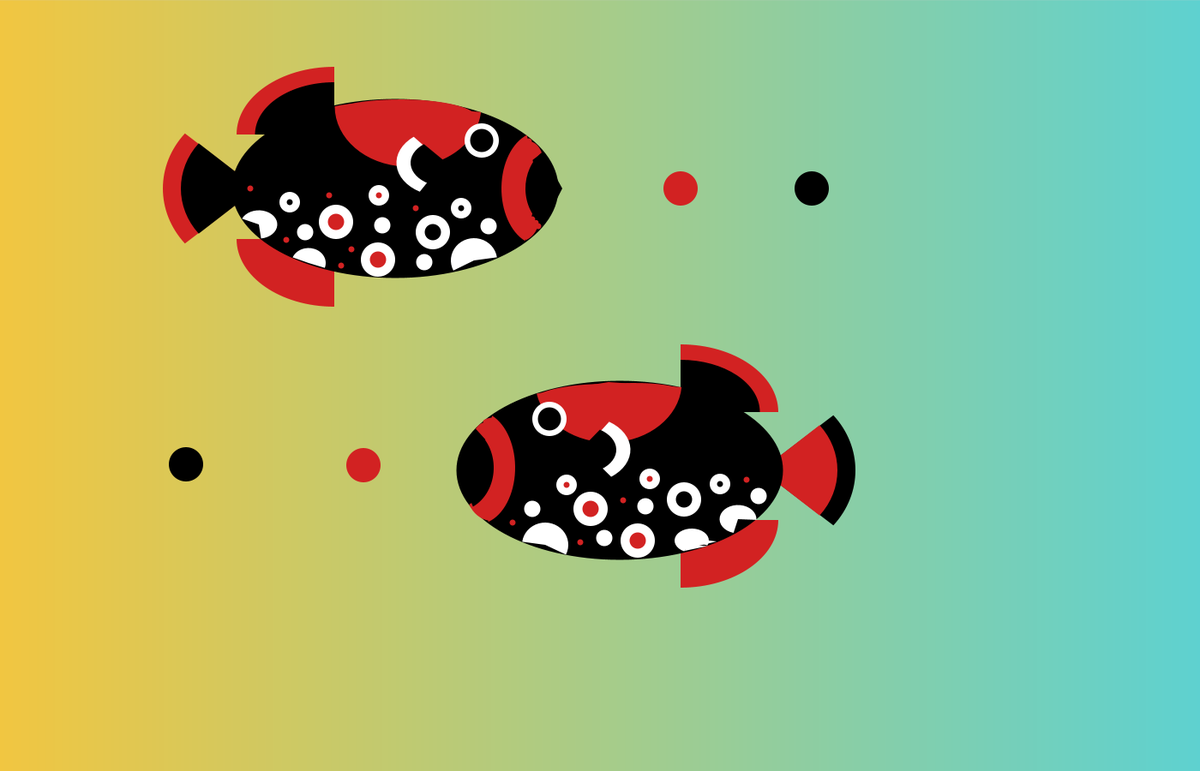
Frame 1 (no input)
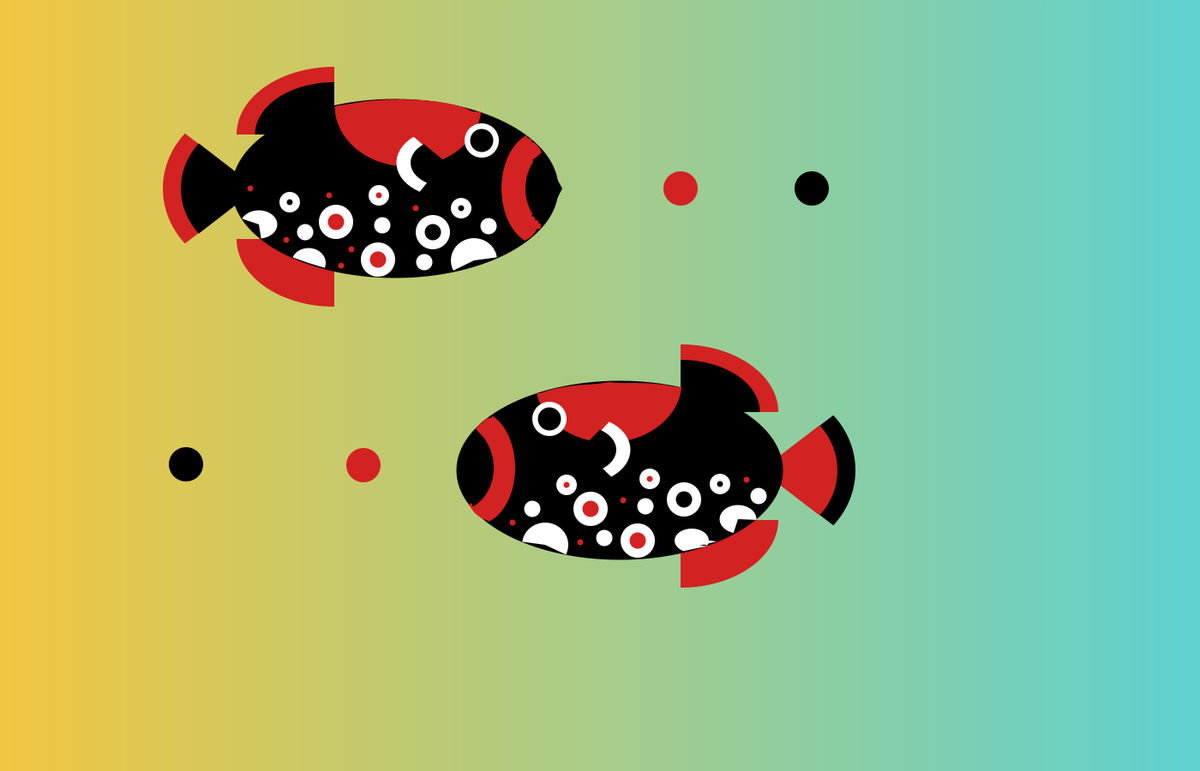
Frame 60 (the mouse pressed at the canvas centre just before this capture)
Frame 120 (the mouse held since frame 60 and released just before this capture): identical to frame 60, image omitted

The Processing sketch that drew these frames (run headless with seeded random() and noise(); from frame 60 on, the mouse is pressed at the canvas centre):

// Processing sketch: fish
// ── fish.pde
color c1;
color c2;
void setup() {
  size(1400, 900);
  c1 = color(221, 148, 234);
  c2 = color(44, 125, 176);
  
}
void draw() {
  
  c1 = color(241, 198, 65);
  c2 = color(94, 209, 208);
  setGradient(0, 0, width, height, c1, c2);
  
  noStroke();
  //fish1 tail
  fill(210,34,34);
  arc(300, 220, 220, 200, radians(140), radians(220));
  fill(0,0,0);
  arc(300, 220, 178, 164, radians(140), radians(220));
  
  //FINS
  //upper
  fill(210,34,34);
  arc(390, 157, 228, 158, PI, PI+HALF_PI);
  fill(0,0,0);
  arc(390, 157, 185, 122, PI, PI+HALF_PI);
  //LOWER
  fill(210,34,34);
  arc(390, 279, 228, 158, HALF_PI,PI);
  
  //fish1 body
  fill(0,0,0);
  ellipse(461,220,381,209);
  
  //SCALES
  //upper big 
  fill(210,34,34);
  arc(476,124,171,141,radians(5.5),radians(180));
  fill(210,34,34);
  arc(467,137,177,42,radians(576),radians(705));
  arc(454,126,131,13,radians(556),radians(596));
  
  //inner fin
  fill(255,255,255);
  arc(517, 190, 109, 78, radians(120), radians(231));
  fill(0,0,0);
  arc(521, 190, 84, 56, radians(120), radians(231));
  
  //circles
  fill(255,255,255);
  ellipse(338,236,24,24);
  ellipse(442,228,24,24);
  ellipse(538,243,24,24);
  ellipse(392,259,40,40);
  ellipse(505,271,40,40);
  ellipse(441,303,40,40);
  arc(302, 262, 43, 33, radians(204), radians(443));
  arc(360, 307, 40, 35, radians(202), radians(379));
  arc(553, 304, 54, 52, radians(153), radians(352));
  ellipse(446,263,19,19);
  ellipse(495,306,19,19);
  ellipse(570,264,19,19);
  ellipse(356,271,19,19);
  
  
  fill(0,0,0);
  ellipse(338,236,7,7);
  ellipse(538,243,7,7);
  ellipse(505,271,19,19);
  
  fill(210,34,34);
  ellipse(442,228,7,7);
  ellipse(392,259,19,19);
  ellipse(441,303,19,19);
  ellipse(292,220,7,7);
  ellipse(384,228,7,7);
  ellipse(334,280,7,7);
  ellipse(398,310,7,7);
  ellipse(410,291,7,7);
  ellipse(485,243,7,7);
  
  //eye
  fill(255,255,255);
  ellipse(562,164,40,40);
  fill(0,0,0);
  ellipse(562,164,27,27);
  
  //mouth
  fill(210,34,34);
  arc(629, 220, 88, 132, radians(112), radians(251));
  arc(602, 257, 53, 52, radians(0),radians(64));
  arc(617, 190, 34, 50, radians(-140),radians(-27));
  ellipse(617,165,7,7);
  ellipse(621,256,7,7);
  ellipse(628,264,7,7);

  fill(0,0,0);
  arc(656, 220, 86, 101, radians(121), radians(237));
  
  //bubbles
  fill(210,34,34);
  ellipse(794,220,40,40);

  fill(0,0,0);
  ellipse(947,220,40,40);
  /**/
  //fish2
 
  //fish tail
  fill(0,0,0);
  arc(888, 549, 220, 200, radians(-40),radians(40));
  fill(210,34,34);
  arc(888, 549, 178, 164,radians(-40),radians(40));
  
  //FINS
  //upper
  fill(210,34,34);
  arc(794, 481, 228, 158, PI+HALF_PI, TWO_PI);
  fill(0,0,0);
  arc(794, 481, 185, 122, PI+HALF_PI, TWO_PI);
  //LOWER
  fill(210,34,34);
  arc(794, 607, 228, 158, radians(0),radians(90));
  
  //fish body
  fill(0,0,0);
  ellipse(723,549,381,209);
  
  //SCALES
  //upper big 
  fill(210,34,34);
  arc(710,446,171,141,radians(4.8),radians(169));
  arc(708,469,175,42,radians(565),radians(676));
  arc(740,457,111,20,radians(243),radians(338));
  //inner fin
  fill(255,255,255);
  arc(681, 525, 109, 78, radians(303), radians(414));
  fill(0,0,0);
  arc(677, 525, 84, 56, radians(303), radians(414));
  
  //eye
  fill(255,255,255);
  ellipse(641,489,40,40);
  
  fill(0,0,0);
  ellipse(641,489,27,27);
  
  //circles
  fill(255,255,255);
  ellipse(840,565,24,24);
  ellipse(758,559,24,24);
  ellipse(661,566,24,24);
  ellipse(798,583,40,40);
  ellipse(689,594,40,40);
  ellipse(744,631,40,40);
  arc(636, 636, 54, 52, radians(188), radians(386));
  
  ellipse(753,591,19,19);
  ellipse(705,628,19,19);
  ellipse(621,594,19,19);
  ellipse(885,579,19,19);
  arc(861, 606, 43, 33, radians(104), radians(363));
  arc(807, 631, 40, 28, radians(116), radians(384));
  arc(799,643,105,13,radians(632),radians(660));
  arc(795,642,137,25,radians(637),radians(667));
  
  fill(210,34,34);
  ellipse(661,566,7,7);
  ellipse(758,559,7,7);
  ellipse(689,594,19,19);
  ellipse(744,631,19,19);
  
  ellipse(871,560,7,7);
  ellipse(727,584,7,7);
  ellipse(677,633,7,7);
  ellipse(598,610,7,7);
  
  fill(0,0,0);
  ellipse(840,565,7,7);
  ellipse(798,583,19,19);
  
  //mouth
  fill(210,34,34);
  arc(557, 546, 88, 132, radians(-67), radians(73));
  arc(574, 571, 61, 74, radians(97),radians(151));
  arc(568, 515, 34, 45, radians(-140),radians(-37));
  arc(581, 492, 35, 10, radians(-204),radians(-107));
  
  fill(0,0,0);
  arc(533, 546, 86, 101, radians(299), radians(424));
  
  //bubbles
  fill(210,34,34);
  ellipse(424,543,40,40);
  
  fill(0,0,0);
  ellipse(217,542,40,40);
  
  //save("fish.png");
  //exit();
  
}
void setGradient(int x, int y, float w, float h, color c1, color c2 ) {

  for (int i = x; i <= x+w; i++) {
      float inter = map(i, x, x+w, 0, 1);
      color c = lerpColor(c1, c2, inter);
      stroke(c);
      line(i, y, i, y+h);
    }
}
